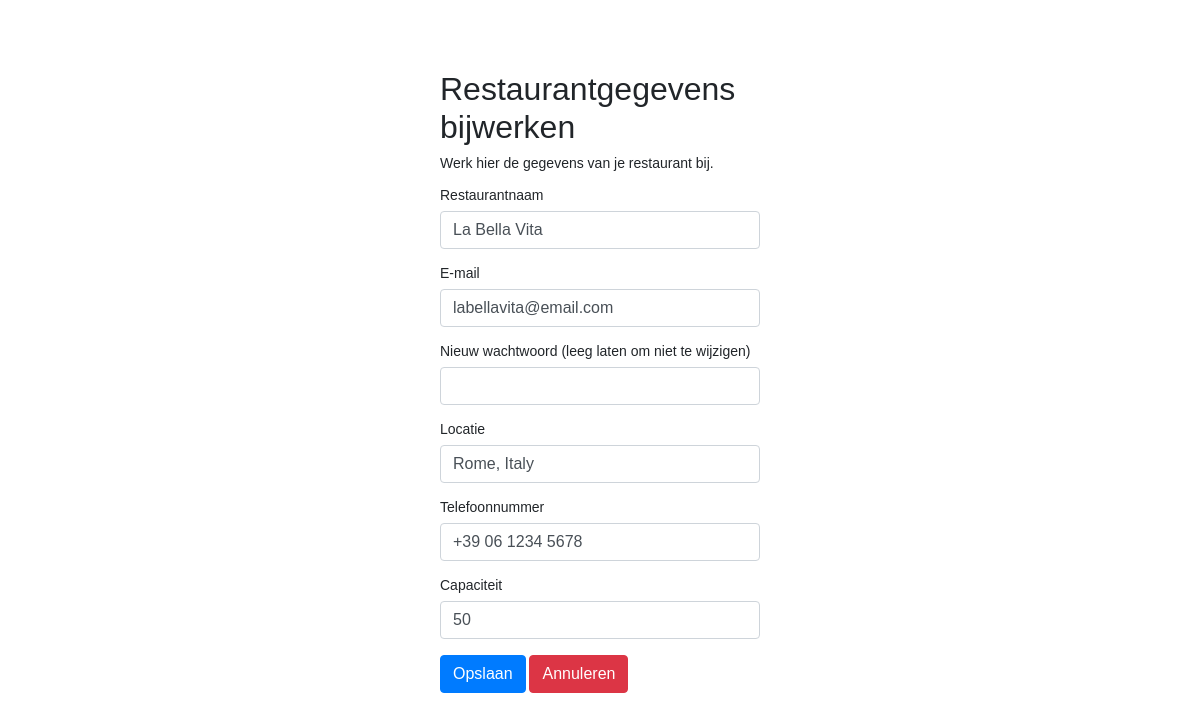
The page /admin/restaurant_update.php (signed in) on the database its author committed.
### tables this page shows
CREATE TABLE `restaurants` (
    `id` INT AUTO_INCREMENT PRIMARY KEY,
    `name` VARCHAR(255) NOT NULL,
    `email` VARCHAR(255) UNIQUE NOT NULL,
    `password` VARCHAR(255) NOT NULL,
    `location` VARCHAR(255) NOT NULL,
    `phone` VARCHAR(20),
    `capacity` INT NOT NULL,
    `logo` VARCHAR(255) NULL,
    `header_image` VARCHAR(255) NULL,
    `created_at` DATETIME DEFAULT CURRENT_TIMESTAMP,
    `updated_at` DATETIME DEFAULT CURRENT_TIMESTAMP ON UPDATE CURRENT_TIMESTAMP
);

### admin/restaurant_update.php (the view, shortened to what this page needs)
<?php
include_once "../config.php";
$restaurant_id = $_SESSION["restaurant_id"];
$sql = "SELECT * FROM restaurants WHERE id = ?";
$stmt = $connect->prepare($sql);
$stmt->execute([$restaurant_id]);
$restaurant = $stmt->fetch();
?>
<!doctype html>
<html lang="nl">
<head>
    <link rel="stylesheet" href="https://stackpath.bootstrapcdn.com/bootstrap/4.5.2/css/bootstrap.min.css">
</head>
<body>
<div class="wrapper">
    <h2>Restaurantgegevens bijwerken</h2>
    <p>Werk hier de gegevens van je restaurant bij.</p>
    <form action="restaurant_update.php" method="POST">
        <div class="form-group">
            <label>Restaurantnaam</label>
            <input type="text" name="name" class="form-control" value="<?= htmlspecialchars($restaurant['name']); ?>" required>
        </div>
        <div class="form-group">
            <label>E-mail</label>
            <input type="email" name="email" class="form-control" value="<?= htmlspecialchars($restaurant['email']); ?>" required>
        </div>
        <div class="form-group">
            <label>Nieuw wachtwoord (leeg laten om niet te wijzigen)</label>
            <input type="password" name="password" class="form-control">
        </div>
        <div class="form-group">
            <label>Locatie</label>
            <input type="text" name="location" class="form-control" value="<?= htmlspecialchars($restaurant['location']); ?>" required>
        </div>
        <div class="form-group">
            <label>Telefoonnummer</label>
            <input type="text" name="phone" class="form-control" value="<?= htmlspecialchars($restaurant['phone']); ?>">
        </div>
        <div class="form-group">
            <label>Capaciteit</label>
            <input type="number" name="capacity" class="form-control" value="<?= htmlspecialchars($restaurant['capacity']); ?>" required>
        </div>
        <div class="form-group">
            <input type="submit" class="btn btn-primary" value="Opslaan">
            <a href="index.php" class="btn btn-danger">Annuleren</a>
        </div>
    </form>
</div>
</body>
</html>

### admin/restaurant_update.php (style rules this page uses)
body { font: 14px sans-serif; }
.wrapper { width: 360px; padding: 20px; margin: auto; margin-top: 50px; }

### rows shown on the page
restaurants: name "La Bella Vita", email "labellavita@email.com", location "Rome, Italy", phone "+39 06 1234 5678", capacity "50"
